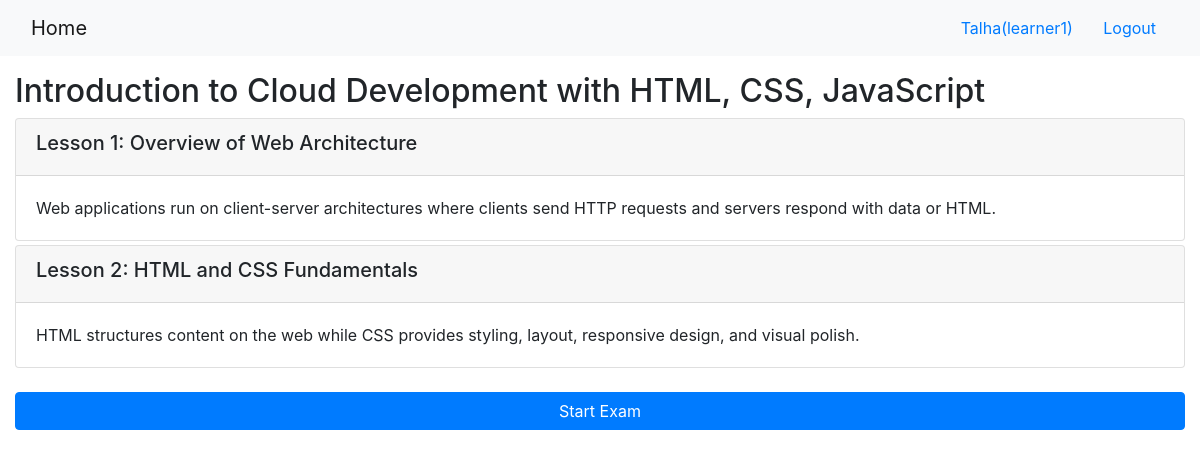
The app's page /onlinecourse/1/ (signed in) with its own data.
### onlinecourse/models.py (models this page shows, shortened)
class Course(models.Model):
    name = models.CharField(null=False, max_length=30, default='online course')
    image = models.ImageField(upload_to='course_images/', blank=True, null=True)
    description = models.CharField(max_length=1000)
    pub_date = models.DateField(null=True)
    instructors = models.ManyToManyField(Instructor)
    users = models.ManyToManyField(settings.AUTH_USER_MODEL, through='Enrollment')
    total_enrollment = models.IntegerField(default=0)
    is_enrolled = False

class Lesson(models.Model):
    title = models.CharField(max_length=200, default="title")
    order = models.IntegerField(default=0)
    course = models.ForeignKey(Course, on_delete=models.CASCADE)
    content = models.TextField()

### onlinecourse/views.py (the view)
# urls.py: path('<int:pk>/', views.CourseDetailView.as_view(), name='course_details'),
class CourseDetailView(generic.DetailView):
    model = Course
    template_name = 'onlinecourse/course_detail_bootstrap.html'

### onlinecourse/templates/onlinecourse/course_detail_bootstrap.html (shortened to what this page needs)
<!DOCTYPE html>
<html lang="en">
<head>
    {% load static %}
    <link rel="stylesheet" href="https://maxcdn.bootstrapcdn.com/bootstrap/4.5.2/css/bootstrap.min.css">
</head>
<body>
    <nav class="navbar navbar-light bg-light">
        <div class="container-fluid">
            <div class="navbar-header">
                <a class="navbar-brand" href="{% url 'onlinecourse:index' %}">Home</a>
            </div>
            <ul class="nav navbar-nav navbar-right">
                {% if user.is_authenticated %}
                <li>
                    <a class="btn btn-link" href="#">{{ user.first_name }}({{ user.username }})</a>
                    <a class="btn btn-link" href="{% url 'onlinecourse:logout' %}">Logout</a>
                </li>
                {% endif %}
            </ul>
        </div>
    </nav>
    <div class="container-fluid mt-3">
        <h2>{{ course.name }}</h2>
        <div class="card-columns-vertical">
            {% for lesson in course.lesson_set.all %}
                <div class="card mt-1">
                    <div class="card-header"><h5>Lesson {{lesson.order|add:1}}: {{lesson.title}}</h5></div>
                    <div class="card-body">{{lesson.content}}</div>
                </div>
            {% endfor %}
        </div>
        {% if user.is_authenticated %}
        <br>
        <button class="btn btn-primary btn-block mb-3" data-toggle="collapse" data-target="#exam">Start Exam</button>
        {% else %}
        <div class="alert alert-info mt-3">Please login or sign up to take the exam.</div>
        {% endif %}
    </div>
</body>
</html>

### records on screen
Course: name "Introduction to Cloud Development with HTML, CSS, JavaScript"
Lesson: order|add "1", title "Overview of Web Architecture", content "Web applications run on client-server architectures where clients send HTTP requests and servers respond with data or HTML."
Lesson: order|add "2", title "HTML and CSS Fundamentals", content "HTML structures content on the web while CSS provides styling, layout, responsive design, and visual polish."

### other values on screen
{{ user.first_name }} "Talha"
{{ user.username }} "learner1"
